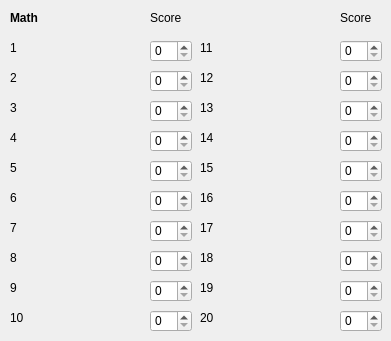
        <widget class="QWidget" name="form_math">
         <widget class="QLabel" name="math_label_1">
          <property name="geometry">
           <rect>
            <x>10</x>
            <y>40</y>
            <width>121</width>
            <height>16</height>
           </rect>
          </property>
          <property name="styleSheet">
           <string notr="true"/>
          </property>
          <property name="text">
           <string>1</string>
          </property>
         </widget>
         <widget class="QSpinBox" name="math_spin_1">
          <property name="geometry">
           <rect>
            <x>150</x>
            <y>40</y>
            <width>42</width>
            <height>22</height>
           </rect>
          </property>
         </widget>
         <widget class="QLabel" name="math_label_19">
          <property name="geometry">
           <rect>
            <x>200</x>
            <y>280</y>
            <width>121</width>
            <height>16</height>
           </rect>
          </property>
          <property name="styleSheet">
           <string notr="true"/>
          </property>
          <property name="text">
           <string>19</string>
          </property>
         </widget>
         <widget class="QSpinBox" name="math_spin_2">
          <property name="geometry">
           <rect>
            <x>150</x>
            <y>70</y>
            <width>42</width>
            <height>22</height>
           </rect>
          </property>
         </widget>
         <widget class="QSpinBox" name="math_spin_9">
          <property name="geometry">
           <rect>
            <x>150</x>
            <y>280</y>
            <width>42</width>
            <height>22</height>
           </rect>
          </property>
         </widget>
         <widget class="QLabel" name="math_label_7">
          <property name="geometry">
           <rect>
            <x>10</x>
            <y>220</y>
            <width>121</width>
            <height>16</height>
           </rect>
          </property>
          <property name="styleSheet">
           <string notr="true"/>
          </property>
          <property name="text">
           <string>7</string>
          </property>
         </widget>
         <widget class="QSpinBox" name="math_spin_17">
          <property name="geometry">
           <rect>
            <x>340</x>
            <y>220</y>
            <width>42</width>
            <height>22</height>
           </rect>
          </property>
         </widget>
         <widget class="QLabel" name="math_label_16">
          <property name="geometry">
           <rect>
            <x>200</x>
            <y>190</y>
            <width>121</width>
            <height>16</height>
           </rect>
          </property>
          <property name="styleSheet">
           <string notr="true"/>
          </property>
          <property name="text">
           <string>16</string>
          </property>
         </widget>
         <widget class="QSpinBox" name="math_spin_10">
          <property name="geometry">
           <rect>
            <x>150</x>
            <y>310</y>
            <width>42</width>
            <height>22</height>
           </rect>
          </property>
         </widget>
         <widget class="QLabel" name="math_label_5">
          <property name="geometry">
           <rect>
            <x>10</x>
            <y>160</y>
            <width>121</width>
            <height>16</height>
           </rect>
          </property>
          <property name="styleSheet">
           <string notr="true"/>
          </property>
          <property name="text">
           <string>5</string>
          </property>
         </widget>
         <widget class="QLabel" name="math_label_6">
          <property name="geometry">
           <rect>
            <x>10</x>
            <y>190</y>
            <width>121</width>
            <height>16</height>
           </rect>
          </property>
          <property name="styleSheet">
           <string notr="true"/>
          </property>
          <property name="text">
           <string>6</string>
          </property>
         </widget>
         <widget class="QLabel" name="math_label_2">
          <property name="geometry">
           <rect>
            <x>10</x>
            <y>70</y>
            <width>121</width>
            <height>16</height>
           </rect>
          </property>
          <property name="styleSheet">
           <string notr="true"/>
          </property>
          <property name="text">
           <string>2</string>
          </property>
         </widget>
         <widget class="QSpinBox" name="math_spin_5">
          <property name="geometry">
           <rect>
            <x>150</x>
            <y>160</y>
            <width>42</width>
            <height>22</height>
           </rect>
          </property>
         </widget>
         <widget class="QLabel" name="math_label_12">
          <property name="geometry">
           <rect>
            <x>200</x>
            <y>70</y>
            <width>121</width>
            <height>16</height>
           </rect>
          </property>
          <property name="styleSheet">
           <string notr="true"/>
          </property>
          <property name="text">
           <string>12</string>
          </property>
         </widget>
         <widget class="QSpinBox" name="math_spin_12">
          <property name="geometry">
           <rect>
            <x>340</x>
            <y>70</y>
            <width>42</width>
            <height>22</height>
           </rect>
          </property>
         </widget>
         <widget class="QLabel" name="math_label_18">
          <property name="geometry">
           <rect>
            <x>200</x>
            <y>250</y>
            <width>121</width>
            <height>16</height>
           </rect>
          </property>
          <property name="styleSheet">
           <string notr="true"/>
          </property>
          <property name="text">
           <string>18</string>
          </property>
         </widget>
         <widget class="QSpinBox" name="math_spin_14">
          <property name="geometry">
           <rect>
            <x>340</x>
            <y>130</y>
            <width>42</width>
            <height>22</height>
           </rect>
          </property>
         </widget>
         <widget class="QLabel" name="math_label_10">
          <property name="geometry">
           <rect>
            <x>10</x>
            <y>310</y>
            <width>121</width>
            <height>16</height>
           </rect>
          </property>
          <property name="styleSheet">
           <string notr="true"/>
          </property>
          <property name="text">
           <string>10</string>
          </property>
         </widget>
         <widget class="QLabel" name="math_label_17">
          <property name="geometry">
           <rect>
            <x>200</x>
            <y>220</y>
            <width>121</width>
            <height>16</height>
           </rect>
          </property>
          <property name="styleSheet">
           <string notr="true"/>
          </property>
          <property name="text">
           <string>17</string>
          </property>
         </widget>
         <widget class="QLabel" name="math_label_8">
          <property name="geometry">
           <rect>
            <x>10</x>
            <y>250</y>
            <width>121</width>
            <height>16</height>
           </rect>
          </property>
          <property name="styleSheet">
           <string notr="true"/>
          </property>
          <property name="text">
           <string>8</string>
          </property>
         </widget>
         <widget class="QSpinBox" name="math_spin_13">
          <property name="geometry">
           <rect>
            <x>340</x>
            <y>100</y>
            <width>42</width>
            <height>22</height>
           </rect>
          </property>
         </widget>
         <widget class="QLabel" name="math_label_9">
          <property name="geometry">
           <rect>
            <x>10</x>
            <y>280</y>
            <width>121</width>
            <height>16</height>
           </rect>
          </property>
          <property name="styleSheet">
           <string notr="true"/>
          </property>
          <property name="text">
           <string>9</string>
          </property>
         </widget>
         <widget class="QSpinBox" name="math_spin_8">
          <property name="geometry">
           <rect>
            <x>150</x>
            <y>250</y>
            <width>42</width>
            <height>22</height>
           </rect>
          </property>
         </widget>
         <widget class="QSpinBox" name="math_spin_19">
          <property name="geometry">
           <rect>
            <x>340</x>
            <y>280</y>
            <width>42</width>
            <height>22</height>
           </rect>
          </property>
         </widget>
         <widget class="QSpinBox" name="math_spin_16">
          <property name="geometry">
           <rect>
            <x>340</x>
            <y>190</y>
            <width>42</width>
            <height>22</height>
           </rect>
          </property>
         </widget>
         <widget class="QLabel" name="math_label_13">
          <property name="geometry">
           <rect>
            <x>200</x>
            <y>100</y>
            <width>121</width>
            <height>16</height>
           </rect>
          </property>
          <property name="styleSheet">
           <string notr="true"/>
          </property>
          <property name="text">
           <string>13</string>
          </property>
         </widget>
         <widget class="QLabel" name="math_label_15">
          <property name="geometry">
           <rect>
            <x>200</x>
            <y>160</y>
            <width>121</width>
            <height>16</height>
           </rect>
          </property>
          <property name="styleSheet">
           <string notr="true"/>
          </property>
          <property name="text">
           <string>15</string>
          </property>
         </widget>
         <widget class="QLabel" name="math_label_4">
          <property name="geometry">
           <rect>
            <x>10</x>
            <y>130</y>
            <width>121</width>
            <height>16</height>
           </rect>
          </property>
          <property name="styleSheet">
           <string notr="true"/>
          </property>
          <property name="text">
           <string>4</string>
          </property>
         </widget>
         <widget class="QSpinBox" name="math_spin_18">
          <property name="geometry">
           <rect>
            <x>340</x>
            <y>250</y>
            <width>42</width>
            <height>22</height>
           </rect>
          </property>
         </widget>
         <widget class="QSpinBox" name="math_spin_4">
          <property name="geometry">
           <rect>
            <x>150</x>
            <y>130</y>
            <width>42</width>
            <height>22</height>
           </rect>
          </property>
         </widget>
         <widget class="QLabel" name="math_score_label_1">
          <property name="geometry">
           <rect>
            <x>150</x>
            <y>10</y>
            <width>41</width>
            <height>16</height>
           </rect>
          </property>
          <property name="styleSheet">
           <string notr="true"/>
          </property>
          <property name="text">
           <string>Score</string>
          </property>
         </widget>
         <widget class="QLabel" name="math_label_14">
          <property name="geometry">
           <rect>
            <x>200</x>
            <y>130</y>
            <width>121</width>
            <height>16</height>
           </rect>
          </property>
          <property name="styleSheet">
           <string notr="true"/>
          </property>
          <property name="text">
           <string>14</string>
          </property>
         </widget>
         <widget class="QSpinBox" name="math_spin_6">
          <property name="geometry">
           <rect>
            <x>150</x>
            <y>190</y>
            <width>42</width>
            <height>22</height>
           </rect>
          </property>
         </widget>
         <widget class="QSpinBox" name="math_spin_11">
          <property name="geometry">
           <rect>
            <x>340</x>
            <y>40</y>
            <width>42</width>
            <height>22</height>
           </rect>
          </property>
         </widget>
         <widget class="QSpinBox" name="math_spin_15">
          <property name="geometry">
           <rect>
            <x>340</x>
            <y>160</y>
            <width>42</width>
            <height>22</height>
           </rect>
          </property>
         </widget>
         <widget class="QSpinBox" name="math_spin_20">
          <property name="geometry">
           <rect>
            <x>340</x>
            <y>310</y>
            <width>42</width>
            <height>22</height>
           </rect>
          </property>
         </widget>
         <widget class="QLabel" name="math_score_label_2">
          <property name="geometry">
           <rect>
            <x>340</x>
            <y>10</y>
            <width>41</width>
            <height>16</height>
           </rect>
          </property>
          <property name="styleSheet">
           <string notr="true"/>
          </property>
          <property name="text">
           <string>Score</string>
          </property>
         </widget>
         <widget class="QSpinBox" name="math_spin_7">
          <property name="geometry">
           <rect>
            <x>150</x>
            <y>220</y>
            <width>42</width>
            <height>22</height>
           </rect>
          </property>
         </widget>
         <widget class="QLabel" name="math_label_20">
          <property name="geometry">
           <rect>
            <x>200</x>
            <y>310</y>
            <width>121</width>
            <height>16</height>
           </rect>
          </property>
          <property name="styleSheet">
           <string notr="true"/>
          </property>
          <property name="text">
           <string>20</string>
          </property>
         </widget>
         <widget class="QSpinBox" name="math_spin_3">
          <property name="geometry">
           <rect>
            <x>150</x>
            <y>100</y>
            <width>42</width>
            <height>22</height>
           </rect>
          </property>
         </widget>
         <widget class="QLabel" name="math_label_11">
          <property name="geometry">
           <rect>
            <x>200</x>
            <y>40</y>
            <width>121</width>
            <height>16</height>
           </rect>
          </property>
          <property name="styleSheet">
           <string notr="true"/>
          </property>
          <property name="text">
           <string>11</string>
          </property>
         </widget>
         <widget class="QLabel" name="math_label_3">
          <property name="geometry">
           <rect>
            <x>10</x>
            <y>100</y>
            <width>121</width>
            <height>16</height>
           </rect>
          </property>
          <property name="styleSheet">
           <string notr="true"/>
          </property>
          <property name="text">
           <string>3</string>
          </property>
         </widget>
         <widget class="QLabel" name="math_form_label">
          <property name="geometry">
           <rect>
            <x>10</x>
            <y>10</y>
            <width>55</width>
            <height>16</height>
           </rect>
          </property>
          <property name="font">
           <font>
            <weight>75</weight>
            <bold>true</bold>
           </font>
          </property>
          <property name="text">
           <string>Math</string>
          </property>
         </widget>
        </widget>
